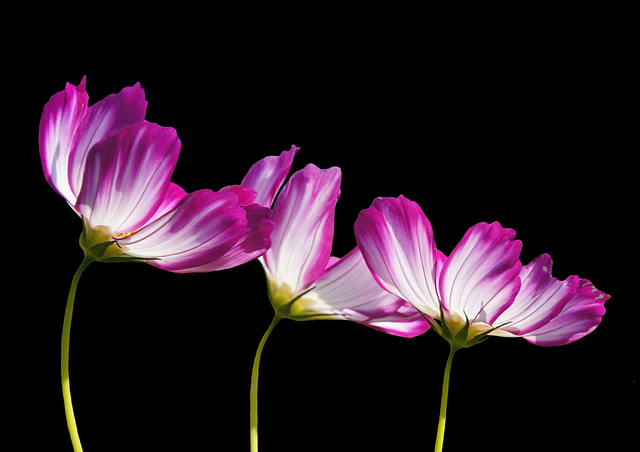
%> input picture zuoye2/flowers.png, 640 x 452 px
$ octave Untitled.m   (GNU Octave 9; MATLAB toolbox functions it lacks are replaced by stand-ins)
%> lines starting %> are read from the running program, lines starting %| are printed output that depends on the picture; in (x1, y1, x2, y2) boxes, pixels count from 0 and x2, y2 are one past the last pixel; in counts of white or black regions, pixels touching at a corner belong together; the program's own positions count from 1
close all;
clear all;
clc;
img=imread('flowers.png');
%> img is the input picture: size 452x640x3 uint8; mean R, G, B 41.6, 25.1, 35.9
subplot(1,3,1);imshow(img);
huidu=rgb2gray(img);               %图像灰度化
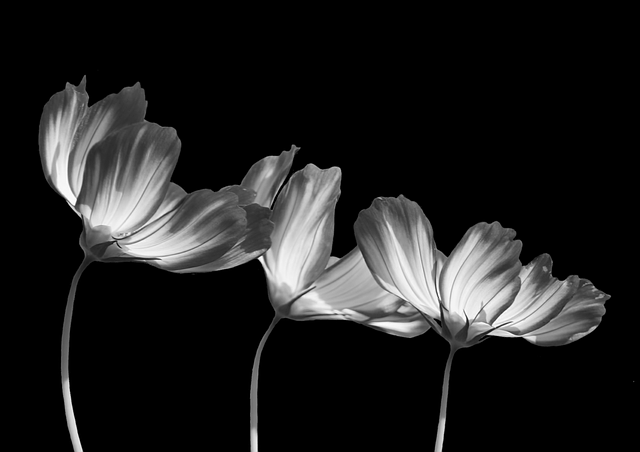
%> huidu: size 452x640 uint8; min 0, max 255, mean 31.2
subplot(1,3,2);imshow(huidu);
% thresh=graythresh(huidu);        %自动确定二值化阈值
img_bw=im2bw(huidu,0.1);          %对图像二值化，二值化的阈值是手动设置为0.1了
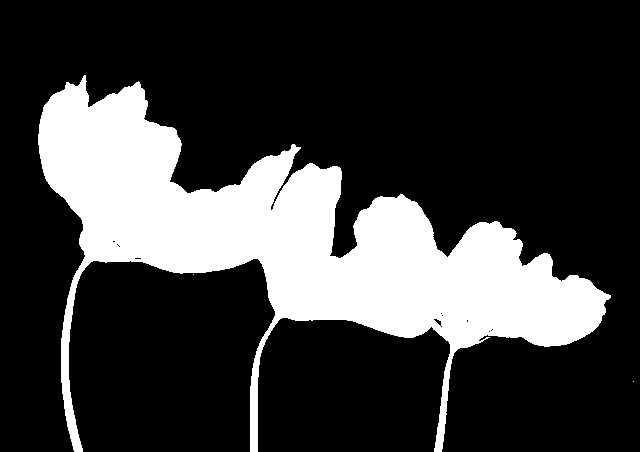
%> img_bw: size 452x640 logical; 23.4% white; 3 white regions (2 under 20 px), largest, box (x1, y1, x2, y2) and area: (38, 75, 611, 452) 67820
subplot(1,3,3);imshow(img_bw);
se=strel('disk',9);               %创建一个平坦的圆形结构元素，半径为9
kai=imopen(img_bw,se);            %开操作，即先腐蚀后膨胀
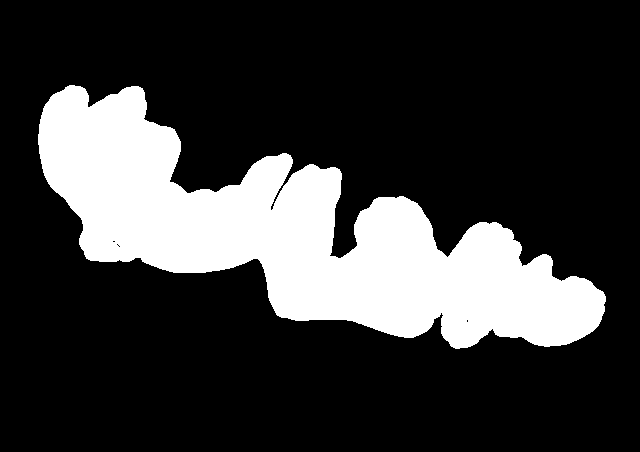
%> kai: size 452x640 logical; 22.1% white; 1 white region, box (x1, y1, x2, y2) and area: (38, 85, 606, 349) 63932
figure,subplot(1,2,1);imshow(kai);
guan=imclose(kai,se);             %闭操作，即先膨胀后腐蚀
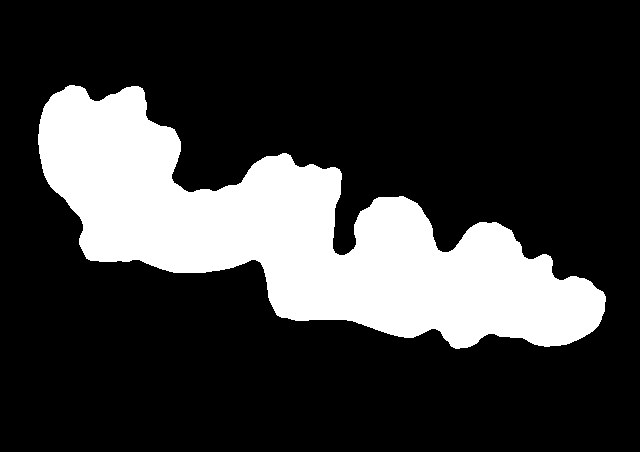
%> guan: size 452x640 logical; 22.3% white; 1 white region, box (x1, y1, x2, y2) and area: (38, 85, 606, 349) 64575
subplot(1,2,2);imshow(guan);
[m,n,k] = size(img);
%> m = 452; n = 640; k = 3
ind = reshape([guan,guan,guan],m,n,k); % ind是把三张二维的guan图像组合成一个三维的图像的结果
img_color = img .* uint8(ind);
figure,imshow(img_color);
imwrite(img_color,'flowers2.png');%保存图片
